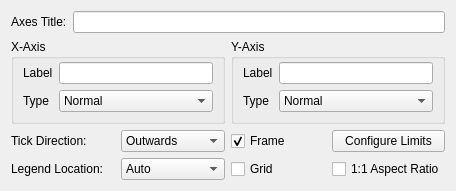
<?xml version="1.0" encoding="UTF-8"?>
<ui version="4.0">
 <class>AxesOptions</class>
 <widget class="QWidget" name="AxesOptions">
  <property name="geometry">
   <rect>
    <x>0</x>
    <y>0</y>
    <width>398</width>
    <height>172</height>
   </rect>
  </property>
  <layout class="QGridLayout" name="gridLayout">
   <item row="1" column="2" colspan="2">
    <widget class="QGroupBox" name="y_gbox">
     <property name="title">
      <string>Y-Axis</string>
     </property>
     <layout class="QFormLayout" name="formLayout_4">
      <property name="topMargin">
       <number>3</number>
      </property>
      <item row="0" column="0">
       <widget class="QLabel" name="y_label_label">
        <property name="text">
         <string>Label</string>
        </property>
        <property name="buddy">
         <cstring>y_label</cstring>
        </property>
       </widget>
      </item>
      <item row="0" column="1">
       <widget class="QLineEdit" name="y_label">
        <property name="clearButtonEnabled">
         <bool>true</bool>
        </property>
       </widget>
      </item>
      <item row="1" column="0">
       <widget class="QLabel" name="y_tick_type_label">
        <property name="text">
         <string>Type</string>
        </property>
        <property name="buddy">
         <cstring>y_tick_type</cstring>
        </property>
       </widget>
      </item>
      <item row="1" column="1">
       <widget class="QComboBox" name="y_tick_type">
        <item>
         <property name="text">
          <string>Normal</string>
         </property>
        </item>
        <item>
         <property name="text">
          <string>Normal, minor ticks</string>
         </property>
        </item>
        <item>
         <property name="text">
          <string>Date</string>
         </property>
        </item>
        <item>
         <property name="text">
          <string>Symmetric Logarithmic</string>
         </property>
        </item>
        <item>
         <property name="text">
          <string>Logarithmic</string>
         </property>
        </item>
        <item>
         <property name="text">
          <string>Blank</string>
         </property>
        </item>
       </widget>
      </item>
     </layout>
    </widget>
   </item>
   <item row="0" column="0" colspan="4">
    <widget class="QFrame" name="title_frame">
     <layout class="QHBoxLayout" name="horizontalLayout">
      <property name="leftMargin">
       <number>0</number>
      </property>
      <property name="topMargin">
       <number>0</number>
      </property>
      <property name="rightMargin">
       <number>0</number>
      </property>
      <property name="bottomMargin">
       <number>0</number>
      </property>
      <item>
       <widget class="QLabel" name="title_label">
        <property name="text">
         <string>Axes Title:</string>
        </property>
        <property name="buddy">
         <cstring>title</cstring>
        </property>
       </widget>
      </item>
      <item>
       <widget class="QLineEdit" name="title">
        <property name="clearButtonEnabled">
         <bool>true</bool>
        </property>
       </widget>
      </item>
     </layout>
    </widget>
   </item>
   <item row="3" column="0">
    <widget class="QLabel" name="legend_loc_label">
     <property name="text">
      <string>Legend Location:</string>
     </property>
     <property name="buddy">
      <cstring>legend_loc</cstring>
     </property>
    </widget>
   </item>
   <item row="3" column="3">
    <widget class="QCheckBox" name="equal_aspect">
     <property name="text">
      <string>1:1 Aspect Ratio</string>
     </property>
    </widget>
   </item>
   <item row="1" column="0" colspan="2">
    <widget class="QGroupBox" name="x_gbox">
     <property name="title">
      <string>X-Axis</string>
     </property>
     <layout class="QFormLayout" name="formLayout">
      <property name="topMargin">
       <number>3</number>
      </property>
      <item row="0" column="0">
       <widget class="QLabel" name="x_label_label">
        <property name="text">
         <string>Label</string>
        </property>
        <property name="buddy">
         <cstring>x_label</cstring>
        </property>
       </widget>
      </item>
      <item row="0" column="1">
       <widget class="QLineEdit" name="x_label">
        <property name="clearButtonEnabled">
         <bool>true</bool>
        </property>
       </widget>
      </item>
      <item row="1" column="0">
       <widget class="QLabel" name="x_tick_type_label">
        <property name="text">
         <string>Type</string>
        </property>
        <property name="buddy">
         <cstring>x_tick_type</cstring>
        </property>
       </widget>
      </item>
      <item row="1" column="1">
       <widget class="QComboBox" name="x_tick_type">
        <item>
         <property name="text">
          <string>Normal</string>
         </property>
        </item>
        <item>
         <property name="text">
          <string>Normal, minor ticks</string>
         </property>
        </item>
        <item>
         <property name="text">
          <string>Date</string>
         </property>
        </item>
        <item>
         <property name="text">
          <string>Symmetric Logarithmic</string>
         </property>
        </item>
        <item>
         <property name="text">
          <string>Logarithmic</string>
         </property>
        </item>
        <item>
         <property name="text">
          <string>Blank</string>
         </property>
        </item>
       </widget>
      </item>
     </layout>
    </widget>
   </item>
   <item row="3" column="1">
    <widget class="QComboBox" name="legend_loc">
     <item>
      <property name="text">
       <string>Auto</string>
      </property>
     </item>
     <item>
      <property name="text">
       <string>Top Right</string>
      </property>
     </item>
     <item>
      <property name="text">
       <string>Top Left</string>
      </property>
     </item>
     <item>
      <property name="text">
       <string>Bottom Right</string>
      </property>
     </item>
     <item>
      <property name="text">
       <string>Bottom Left</string>
      </property>
     </item>
     <item>
      <property name="text">
       <string>Top</string>
      </property>
     </item>
     <item>
      <property name="text">
       <string>Bottom</string>
      </property>
     </item>
     <item>
      <property name="text">
       <string>Right</string>
      </property>
     </item>
     <item>
      <property name="text">
       <string>Left</string>
      </property>
     </item>
     <item>
      <property name="text">
       <string>Center</string>
      </property>
     </item>
    </widget>
   </item>
   <item row="2" column="2">
    <widget class="QCheckBox" name="frame">
     <property name="text">
      <string>Frame</string>
     </property>
     <property name="checked">
      <bool>true</bool>
     </property>
    </widget>
   </item>
   <item row="3" column="2">
    <widget class="QCheckBox" name="grid">
     <property name="focusPolicy">
      <enum>Qt::TabFocus</enum>
     </property>
     <property name="text">
      <string>Grid</string>
     </property>
    </widget>
   </item>
   <item row="2" column="3">
    <widget class="QPushButton" name="configure_limits">
     <property name="text">
      <string>Configure Limits</string>
     </property>
    </widget>
   </item>
   <item row="2" column="0">
    <widget class="QLabel" name="tick_direction_label">
     <property name="text">
      <string>Tick Direction:</string>
     </property>
     <property name="buddy">
      <cstring>tick_direction</cstring>
     </property>
    </widget>
   </item>
   <item row="2" column="1">
    <widget class="QComboBox" name="tick_direction">
     <item>
      <property name="text">
       <string>Outwards</string>
      </property>
     </item>
     <item>
      <property name="text">
       <string>Inwards</string>
      </property>
     </item>
     <item>
      <property name="text">
       <string>Both</string>
      </property>
     </item>
    </widget>
   </item>
  </layout>
 </widget>
 <tabstops>
  <tabstop>title</tabstop>
  <tabstop>x_label</tabstop>
  <tabstop>y_label</tabstop>
  <tabstop>x_tick_type</tabstop>
  <tabstop>y_tick_type</tabstop>
  <tabstop>tick_direction</tabstop>
  <tabstop>frame</tabstop>
  <tabstop>configure_limits</tabstop>
  <tabstop>legend_loc</tabstop>
  <tabstop>grid</tabstop>
  <tabstop>equal_aspect</tabstop>
 </tabstops>
 <resources/>
 <connections/>
</ui>
